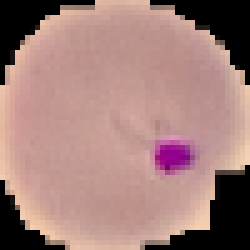
#> input picture EDA/parasitized1.png, 50 x 50 px (shown 5 times larger)
$ jupyter execute --allow-errors image_transformations.ipynb
#> lines starting #> are read from the running program, lines starting #| are printed output that depends on the picture
[cell 1]
import math, copy
import random
import numpy as np
import matplotlib.pyplot as plt
import pandas as pd
import seaborn as sns

import cv2

#> (a cell that did not finish here is left out)

[cell 3]
color_lst = ['default', 'gray', 'bgr', 'xyz', 'YCrCb', 'HSV', 'Lab', 'Luv', 'HLS', 'YUV', 'ur mum']

image_p = cv2.imread('parasitized1.png', -1)
#> image_p is the input picture: shape (50, 50, 3); mean B, G, R 122.1, 126.9, 162.2
image_up = cv2.imread('uninfected1.png', -1)
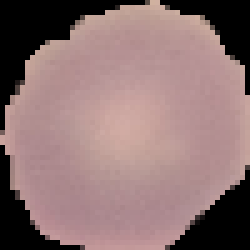
#> input picture EDA/uninfected1.png, 50 x 50 px (shown 5 times larger)
#> image_up is the input picture: shape (50, 50, 3); mean B, G, R 114.2, 114.5, 141.3

transform = cv2.COLOR_RGB2HSV


rgb_image_p = cv2.cvtColor(image_p, transform)
#> rgb_image_p: shape (50, 50, 3); mean H, S, V 95.9, 55.3, 162.2
rgb_image_up = cv2.cvtColor(image_up, transform)
#> rgb_image_up: shape (50, 50, 3); mean H, S, V 93.1, 39.6, 141.3

fig, axes = plt.subplots(2, 4, figsize = (12, 6))
axes[0][0].imshow(image_p)
axes[0][0].set_title('Parasitized, original')
axes[0][1].imshow(cv2.cvtColor(image_p, cv2.COLOR_RGB2GRAY), cmap = 'gray')
axes[0][1].set_title('Parasitized, original')
axes[0][2].imshow(rgb_image_p)
axes[0][2].set_title('Parasitized, modified')
axes[0][3].imshow(cv2.cvtColor(rgb_image_p, cv2.COLOR_RGB2GRAY), cmap = 'gray')
axes[0][3].set_title("Parasitized, grayscale")

axes[1][0].imshow(image_up)
axes[1][0].set_title("Unparasitized, original")
axes[1][1].imshow(cv2.cvtColor(image_up, cv2.COLOR_RGB2GRAY), cmap = 'gray')
axes[1][1].set_title('Unparasitized, original')
axes[1][2].imshow(rgb_image_up)
axes[1][2].set_title("Unparasitized, modified")
axes[1][3].imshow(cv2.cvtColor(rgb_image_up, cv2.COLOR_RGB2GRAY), cmap = 'gray')
axes[1][3].set_title("Unparasitized, grayscale")
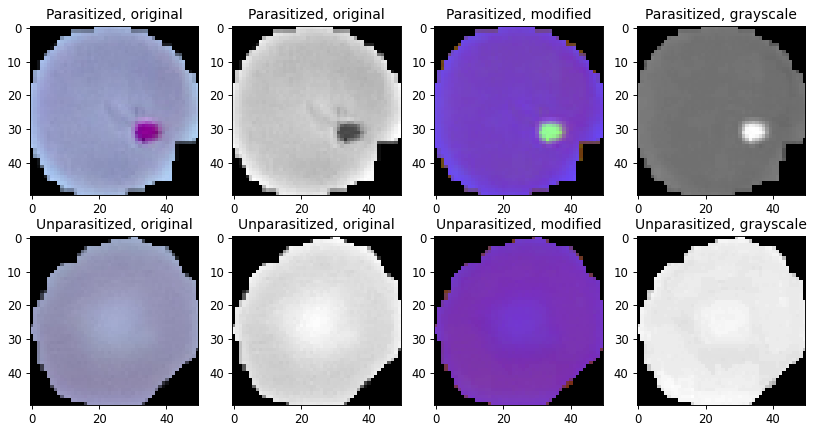
#> figure drawn by matplotlib, 8 panels; B, G, R data is drawn as R, G, B
